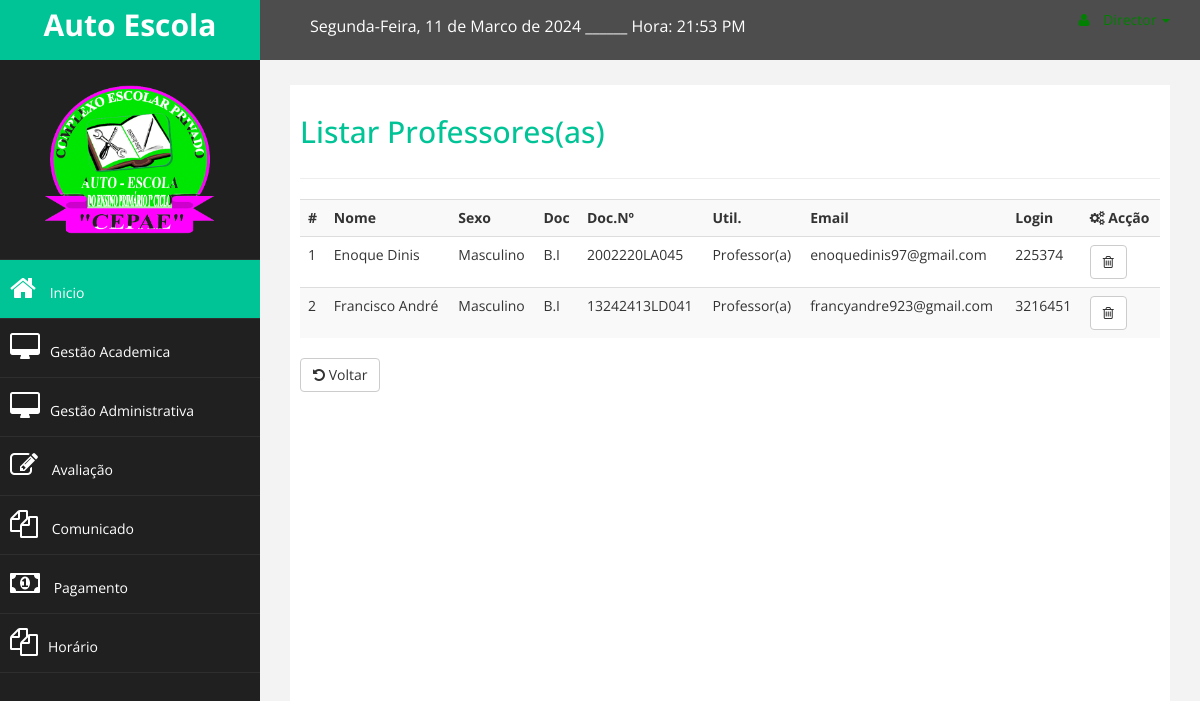
/admin/list_prof.php (signed in), run on the app's committed database.
### tables this page shows
CREATE TABLE `professor` (
  `id_professor` int(11) NOT NULL,
  `id_usuario` int(11) NOT NULL
);

CREATE TABLE `usuario` (
  `id_usuario` int(11) NOT NULL,
  `nome_usuario` varchar(50) NOT NULL,
  `tipo_documento` varchar(30) NOT NULL,
  `num_documento` varchar(30) DEFAULT NULL,
  `sexo` enum('Masculino','Feminino') NOT NULL,
  `tel1` varchar(30) NOT NULL,
  `email` varchar(30) DEFAULT NULL,
  `tipo` varchar(30) NOT NULL,
  `ativo` tinyint(1) NOT NULL,
  `login` int(6) NOT NULL,
  `senha` varchar(100) NOT NULL
);

### admin/list_prof.php (the view, shortened to what this page needs)
      <?php
       include_once 'menu_rod/menu_admin.php'
       ?>
   <div id="page-wrapper" >
       <div id="page-inner">
           <div class="row">
               <div class="col-md-12">
                <h2>Listar Professores(as)</h2>
               </div>
           </div>
               <hr>
                   <table class="table table-striped table-advance table-hover">
                           <tbody>
                           <tr>
                               <th>#</th>
                               <th> Nome </th>
                               <th> Sexo</th>
                               <th> Doc</th>
                               <th> Doc.Nº</th>
                               <th> Util.</th>
                               <th> Email</th>
                               <th> Login</th>
                               <th><i class="fa fa-cogs"></i> Acção</th>
                           </tr>
                           <?php
                           $contador = 1;
                           $sql = "SELECT * FROM professor p inner join usuario u on p.id_usuario = u.id_usuario where tipo = 'Professor(a)' order by nome_usuario";
                           $resultado = mysqli_query($connect, $sql);
                           while($dados = mysqli_fetch_array($resultado)):
                           ?>
                           <tr>
                               <td><?php echo $contador++; ?></td>
                               <td><?php echo $dados['nome_usuario']; ?></td>
                               <td><?php echo $dados['sexo']; ?></td>
                               <td><?php echo $dados['tipo_documento']; ?></td>
                               <td><?php echo $dados['num_documento']; ?></td>
                               <td><?php echo $dados['tipo']; ?></td>
                               <td><?php echo $dados['email']; ?></td>
                               <td><?php echo $dados['login']; ?></td>
                               <td>
                               <div class="btn-group">
                                   <a class="btn btn-default" href="deletar_prof.php?id=<?php echo $dados['id_professor']; ?>&tp=<?php echo $dados['tipo']; ?>"><i class="fa fa-trash-o"></i></a>
                               </div>
                               </td>
                           </tr>
                           <?php endwhile; ?>
                           </tbody>
                   </table>
                   <a href="list_usuario.php" class="btn btn-default"><i class="fa fa-undo" ></i> Voltar</a>
           </div>
       </div>
   </div>
<?php
       include_once 'menu_rod/rod_admin.php'
?>

### assets/css/dustom.css (style rules this page uses)
body { font-family: 'Open Sans', sans-serif; }
#page-wrapper { padding: 15px 15px; min-height: 600px; background:#F3F3F3; }
#page-inner { width:100%; margin:10px 20px 10px 0px; background:#fff; padding:10px; min-height:1200px; }
h2 { color: #00c396; }
@media (min-width:768px) { #page-wrapper { margin: 0 0 0 260px; padding: 15px 30px; min-height: 1200px; } }

### data on the page
professor: id_usuario.nome_usuario "Enoque Dinis", id_usuario.sexo "Masculino", id_usuario.tipo_documento "B.I", id_usuario.num_documento "2002220LA045", id_usuario.tipo "Professor(a)", id_usuario.email "enoquedinis97@gmail.com", id_usuario.login "225374"
professor: id_usuario.nome_usuario "Francisco André", id_usuario.sexo "Masculino", id_usuario.tipo_documento "B.I", id_usuario.num_documento "13242413LD041", id_usuario.tipo "Professor(a)", id_usuario.email "francyandre923@gmail.com", id_usuario.login "3216451"
